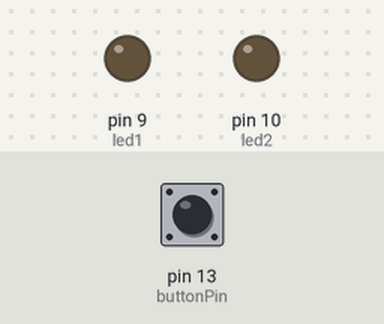
This sketch was run on a simulated Arduino Uno, built with avr-gcc and run on an emulated ATmega328P. Parts: output pins drawn as LEDs (lit = HIGH). Dashed ring = blinking. Inputs (shaded band) come from the test bench; at power-on: pin 13 (buttonPin) LOW.

Above: at 1.6 s.
1.7 s: pin 13 (buttonPin) pulled HIGH for 3.2 s
At 3.0 s:
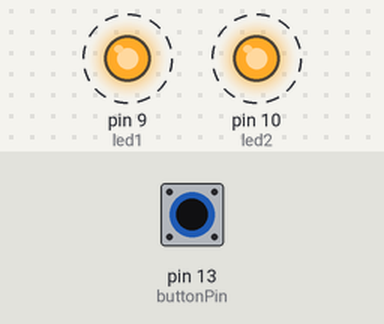
6.4 s: pin 13 (buttonPin) pulled HIGH for 0.5 s
At 7.7 s:
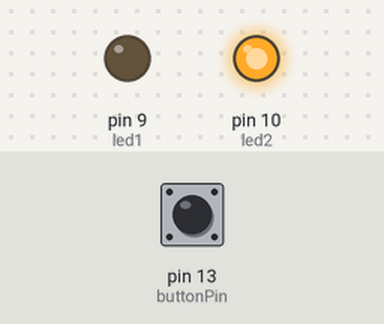
8.4 s: pin 13 (buttonPin) pulled HIGH for 1 s
At 9.6 s:
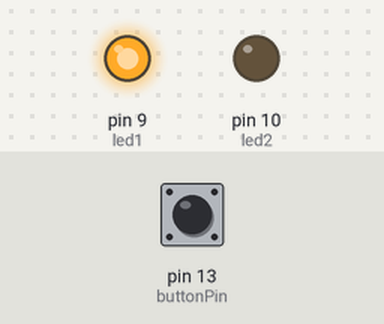
Timing chart, 0 to 11.4 s (numbered marks = the images above; inputs shaded):
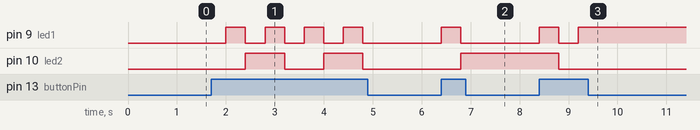

The sketch:

ArduinoPushButtonExample.ino
```cpp
//Set up pins
int buttonPin = 13;
int led1 = 9;
int led2 = 10;

int state = 0; //0 all off, 1 1st, 2 2nd, 3 both;

//setup function
void setup(){
  Serial.begin(9600);
  pinMode(buttonPin, INPUT);
  pinMode(led1, OUTPUT);
  pinMode(led2, OUTPUT);

}

//loop function

void loop(){
  //if button pushed
  if (digitalRead(buttonPin)){
    // add 1 to state
    state += 1;
  }

  //if state = 0 || state >3
  if (state == 0 || state >=4){
    //led1 off
    digitalWrite(led1, LOW);
    //led2 off
    digitalWrite(led2, LOW);
    state  = 0;
  }
  //else if state = 1
  else if (state == 1){
    //led1 on
    digitalWrite(led1, HIGH);
    //led2 off
    digitalWrite(led2, LOW);
  }
  //if state = 2
  else if (state == 2){
    //led1 off
    digitalWrite(led1, LOW);
    //led2 on
    digitalWrite(led2, HIGH);
  }
  //else if state = 3
  else if (state == 3) {
    //led1 on
    digitalWrite(led1, HIGH);
    //led2 on
    digitalWrite(led2, HIGH);
  }
    //delay to give time to let go of buttonPin

  delay(400);

}
```

Measured:
- after the input at 1.7 s, pin 9 (led1): alternates HIGH for 0.40 s and LOW for 0.40 s, 8 changes in all, then stays LOW, starting after 0.30 s; pin 10 (led2): alternates HIGH for 0.80 s and LOW for 0.80 s, 4 changes in all, then stays LOW, starting after 0.70 s
- after the input at 6.4 s, pin 9 (led1): LOW → HIGH at once, → LOW 0.40 s later; pin 10 (led2): LOW → HIGH after 0.40 s
- after the input at 8.4 s, pin 9 (led1): LOW → HIGH at once, → LOW 0.40 s later, → HIGH 0.40 s later; pin 10 (led2): HIGH → LOW after 0.40 s
